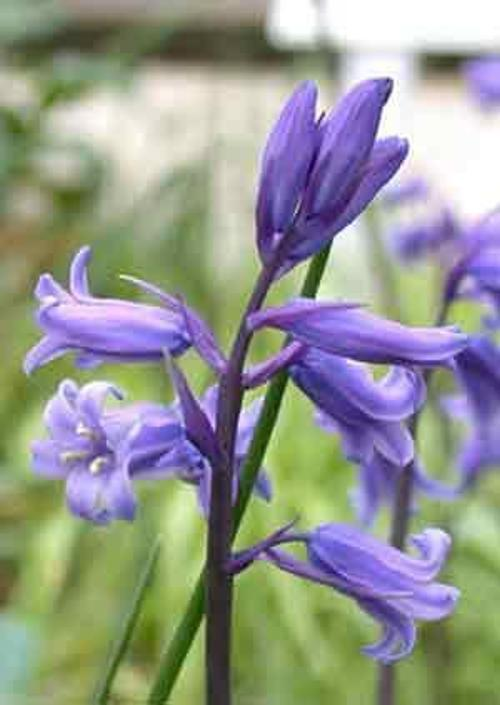
#> input picture dataset/train/bluebell/image_0242.jpg, 500 x 705 px; its folder holds only this picture in this run
$ python global.py   (older library calls are emulated)
#> lines starting #> are read from the running program, lines starting #| are printed output that depends on the picture
from sklearn.preprocessing import LabelEncoder
from sklearn.preprocessing import MinMaxScaler
import numpy as np
import mahotas
import cv2
import os
import h5py

# fixed-sizes for image
fixed_size = tuple((500, 500))

# path to training data
train_path = "dataset/train"

# no.of.trees for Random Forests
num_trees = 100

# bins for histogram
bins = 8

# train_test_split size
test_size = 0.10

# seed for reproducing same results
seed = 9

# feature-descriptor-1: Hu Moments
def fd_hu_moments(image):
    image = cv2.cvtColor(image, cv2.COLOR_BGR2GRAY)
    feature = cv2.HuMoments(cv2.moments(image)).flatten()
    return feature

# feature-descriptor-2: Haralick Texture
def fd_haralick(image):
    # convert the image to grayscale
    gray = cv2.cvtColor(image, cv2.COLOR_BGR2GRAY)
    # compute the haralick texture feature vector
    haralick = mahotas.features.haralick(gray).mean(axis=0)
    # return the result
    return haralick

# feature-descriptor-3: Color Histogram
def fd_histogram(image, mask=None):
    # convert the image to HSV color-space
    image = cv2.cvtColor(image, cv2.COLOR_BGR2HSV)
    # compute the color histogram
    hist  = cv2.calcHist([image], [0, 1, 2], None, [bins, bins, bins], [0, 256, 0, 256, 0, 256])
    # normalize the histogram
    cv2.normalize(hist, hist)
    # return the histogram
    return hist.flatten()

# get the training labels
train_labels = os.listdir(train_path)

# sort the training labels
train_labels.sort()
print(train_labels)

# empty lists to hold feature vectors and labels
global_features = []
labels = []

i, j = 0, 0
k = 0

# num of images per class
images_per_class = 80

# loop over the training data sub-folders
for training_name in train_labels:
    # join the training data path and each species training folder
    dir = os.path.join(train_path, training_name)

    # get the current training label
    current_label = training_name

    k = 1
    file_names = os.listdir(dir)

    # loop over the images in each sub-folder
    for x in file_names:
        # get the image file name
        file = dir + "/" + x

        # read the image and resize it to a fixed-size
        image = cv2.imread(file)
#> image is the input picture: shape (705, 500, 3); mean B, G, R 144.2, 151.6, 148.4
        image = cv2.resize(image, fixed_size)
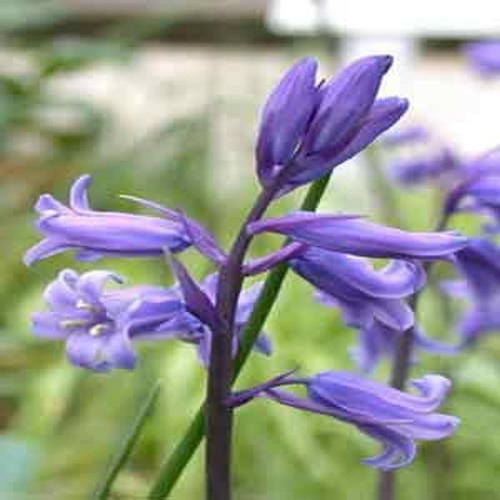
#> image: shape (500, 500, 3); mean B, G, R 144.1, 151.5, 148.3

        ####################################
        # Global Feature extraction
        ####################################
        fv_hu_moments = fd_hu_moments(image)
#> in fd_hu_moments, `image = cv2.cvtColor(image, cv2.COLOR_BGR2GRAY)`:
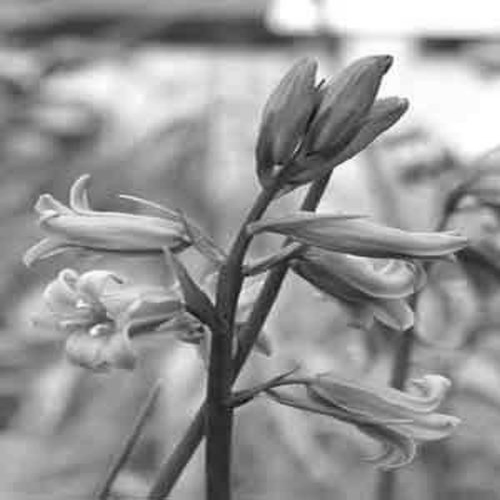
#> image: shape (500, 500); min 11, max 255, mean 149.7
#> in fd_hu_moments, `feature = cv2.HuMoments(cv2.moments(image)).flatten()`: feature = [0.00114, 6.5e-09, 3.46e-12, 3.02e-12, 3.93e-24, -2.76e-17, -8.95e-24]
#> fv_hu_moments has the same summary as feature in fd_hu_moments
#> (the run stopped early here; a loop or call above may not have finished)

$ run again, on dataset/train/buttercup/image_1121.jpg
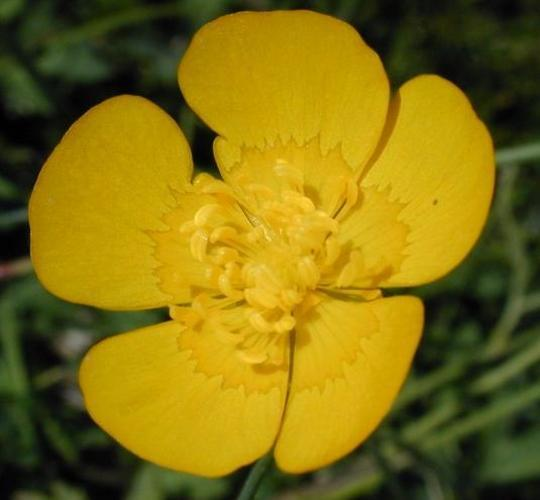
#> input picture dataset/train/buttercup/image_1121.jpg, 540 x 500 px
#> image is the input picture: shape (500, 540, 3); mean B, G, R 16, 111, 128.7
#> `image = cv2.resize(image, fixed_size)`:
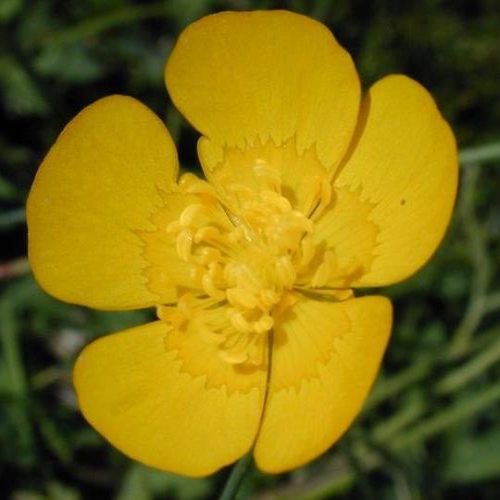
#> image: shape (500, 500, 3); mean B, G, R 16, 111, 128.7
#> in fd_hu_moments, `image = cv2.cvtColor(image, cv2.COLOR_BGR2GRAY)`:
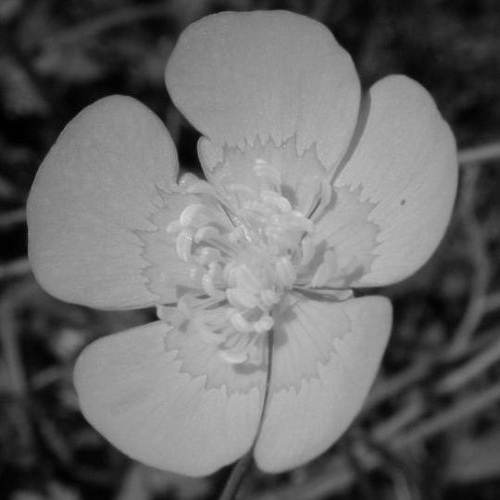
#> image: shape (500, 500); min 0, max 218, mean 105.5
#> feature = [0.00114, 5.29e-09, 4.33e-13, 3.87e-14, 3.01e-27, 2.4e-18, 4.02e-27]
#> fv_hu_moments has the same summary as feature in fd_hu_moments

$ run again, on dataset/train/bluebell/image_0243.jpg
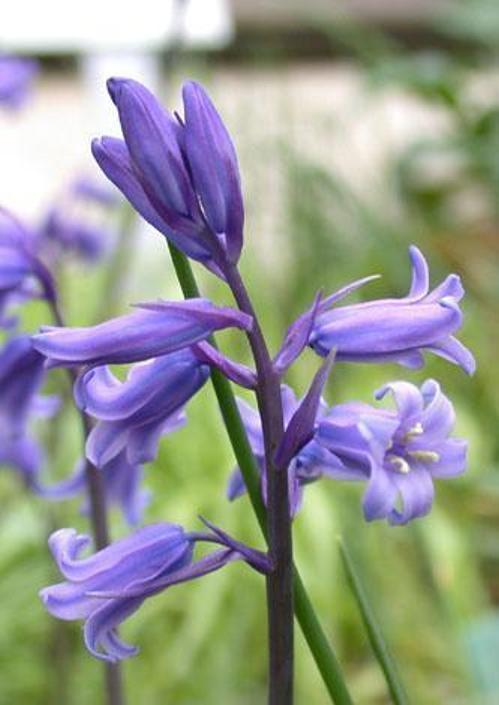
#> input picture dataset/train/bluebell/image_0243.jpg, 499 x 705 px
#> image is the input picture: shape (705, 499, 3); mean B, G, R 144.4, 151.5, 148.4
#> `image = cv2.resize(image, fixed_size)`:
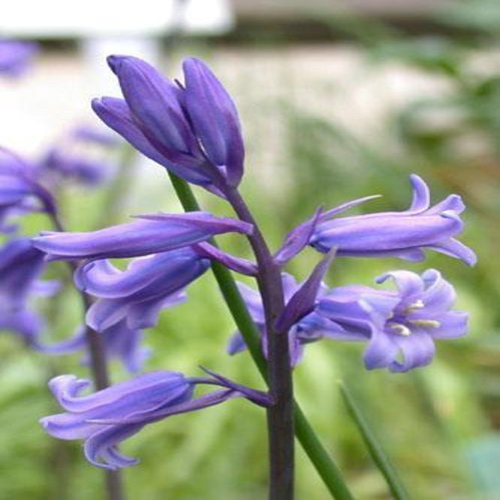
#> image: shape (500, 500, 3); mean B, G, R 144.3, 151.4, 148.3
#> in fd_hu_moments, `image = cv2.cvtColor(image, cv2.COLOR_BGR2GRAY)`:
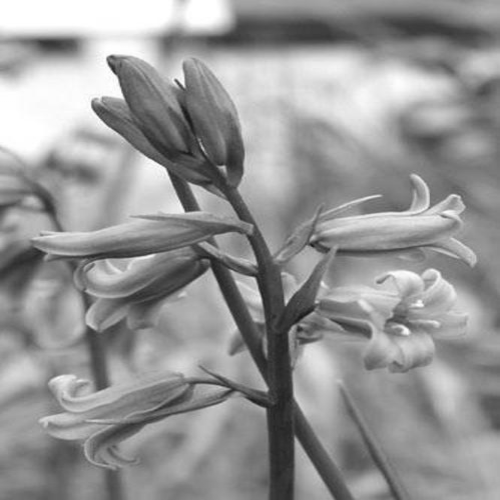
#> image: shape (500, 500); min 23, max 255, mean 149.7
#> feature = [0.00114, 6.59e-09, 3.47e-12, 3.02e-12, 3.83e-24, -2.65e-17, 8.97e-24]
#> fv_hu_moments has the same summary as feature in fd_hu_moments
